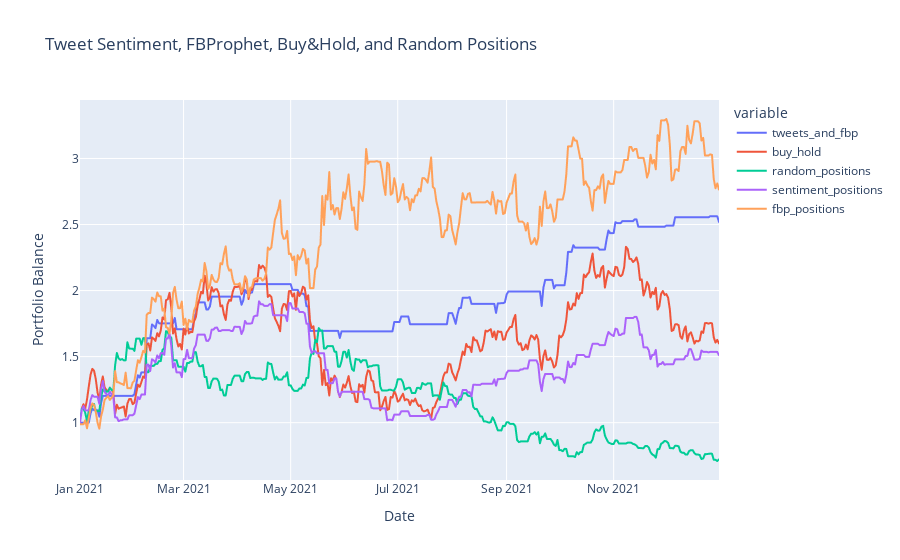

Notebook cell for this chart:
### Markdown cell above
# Visualizing Backtest Performance

### Code cell
# Visualizing results
fig = px.line(
    performance,
    x=performance.index,
    y=performance.columns,
    title='Tweet Sentiment, FBProphet, Buy&Hold, and Random Positions',
    labels={"value": "Portfolio Balance",
            "index": "Date"}
)

fig.show()

### Figure 1 — Plotly figure (JSON) as saved in the notebook; plotly's stock layout.template omitted (floating-point values rounded to 4 significant figures; data arrays with more than 128 entries replaced by an {"elided": "..."} marker saying what was removed)
{"data": [{"hovertemplate": "variable=tweets_and_fbp<br>Date=%{x}<br>Portfolio Balance=%{y}<extra></extra>", "legendgroup": "tweets_and_fbp", "line": {"color": "#636efa", "dash": "solid"}, "mode": "lines", "name": "tweets_and_fbp", "showlegend": true, "type": "scattergl", "x": {"elided": "365 str values"}, "xaxis": "x", "y": {"elided": "365 float values"}, "yaxis": "y"}, {"hovertemplate": "variable=buy_hold<br>Date=%{x}<br>Portfolio Balance=%{y}<extra></extra>", "legendgroup": "buy_hold", "line": {"color": "#EF553B", "dash": "solid"}, "mode": "lines", "name": "buy_hold", "showlegend": true, "type": "scattergl", "x": {"elided": "365 str values"}, "xaxis": "x", "y": {"elided": "365 float values"}, "yaxis": "y"}, {"hovertemplate": "variable=random_positions<br>Date=%{x}<br>Portfolio Balance=%{y}<extra></extra>", "legendgroup": "random_positions", "line": {"color": "#00cc96", "dash": "solid"}, "mode": "lines", "name": "random_positions", "showlegend": true, "type": "scattergl", "x": {"elided": "365 str values"}, "xaxis": "x", "y": {"elided": "365 float values"}, "yaxis": "y"}, {"hovertemplate": "variable=sentiment_positions<br>Date=%{x}<br>Portfolio Balance=%{y}<extra></extra>", "legendgroup": "sentiment_positions", "line": {"color": "#ab63fa", "dash": "solid"}, "mode": "lines", "name": "sentiment_positions", "showlegend": true, "type": "scattergl", "x": {"elided": "365 str values"}, "xaxis": "x", "y": {"elided": "365 float values"}, "yaxis": "y"}, {"hovertemplate": "variable=fbp_positions<br>Date=%{x}<br>Portfolio Balance=%{y}<extra></extra>", "legendgroup": "fbp_positions", "line": {"color": "#FFA15A", "dash": "solid"}, "mode": "lines", "name": "fbp_positions", "showlegend": true, "type": "scattergl", "x": {"elided": "365 str values"}, "xaxis": "x", "y": {"elided": "365 float values"}, "yaxis": "y"}], "layout": {"autosize": true, "legend": {"title": {"text": "variable"}, "tracegroupgap": 0}, "title": {"text": "Tweet Sentiment, FBProphet, Buy&Hold, and Random Positions"}, "xaxis": {"anchor": "y", "autorange": true, "domain": [0, 1], "range": ["2021-01-01", "2021-12-31"], "title": {"text": "Date"}, "type": "date"}, "yaxis": {"anchor": "x", "autorange": true, "domain": [0, 1], "range": [0.5661, 3.443], "title": {"text": "Portfolio Balance"}, "type": "linear"}}}
